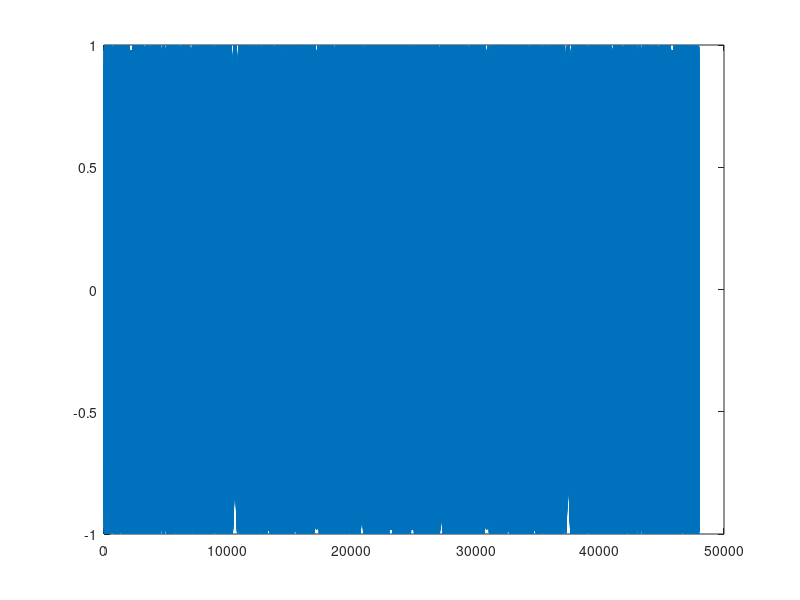
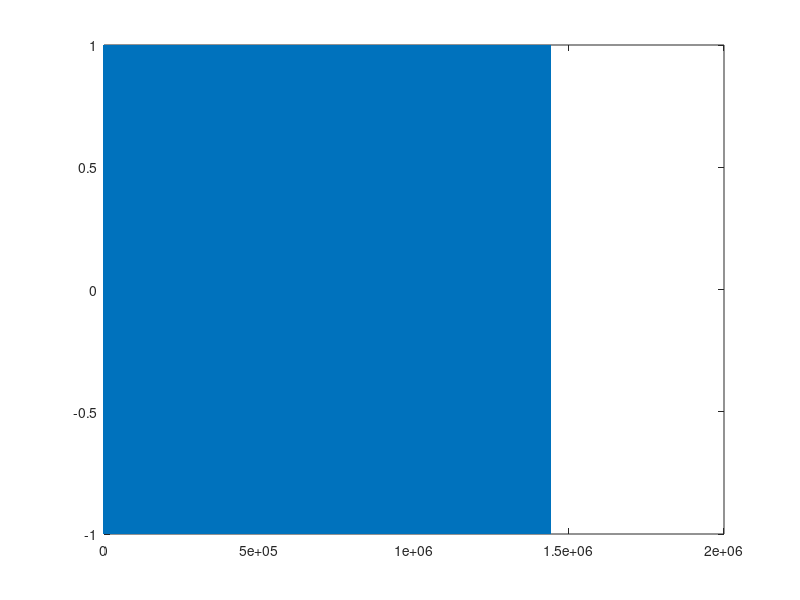

These figures' MATLAB source, in order:
clear
sf = 48000;
F = 17000;
B = 5000;
T = 0.5;
offsetPart = 0.01;
%% generate zig
N = T * sf;
t = 1/sf:1/sf:T;
K = B/T;
% turnFlag = 0;
% audio = zeros(1,length(t));
%%
% for i = 1:length(t)
%     if turnFlag == 0
%         audio(i) = cos(2*pi*(F*t(i)+K/2*t(i)^2));
%     else
%         audio(i) = cos(2*pi*((F+K)*t(i)+K/2*t(i)^2));
%     end
%     if i/N==0
%         K = -K;
%         turnFlag = 1-turnFlag;
%     end
% end



chirp = cos(2*pi.*(F.*t+K/2.*t.^2));
zig = [chirp flip(chirp)];
figure(1)
plot(zig)
offsetPoint = length(zig)*offsetPart;
%% generate 60 sec
audio = [];
for i = 1:15/T
    audio = [audio zig];
end

figure(2)
plot(audio)
%% generate left/right
% offsetPoint = N * offsetPart;
totalPoint = length(audio) - offsetPoint;
audioData1 = audio(1,1:totalPoint);
audioData2 = audio(1,1+offsetPoint:totalPoint+offsetPoint);

%%
audioData = [audioData1',audioData2'];
fileName = [num2str(F/1000) num2str((F+B)/1000) 'k' num2str(T*2) 'T' num2str(offsetPart) 'Offzig.wav'];

audiowrite(fileName,audioData,sf);



